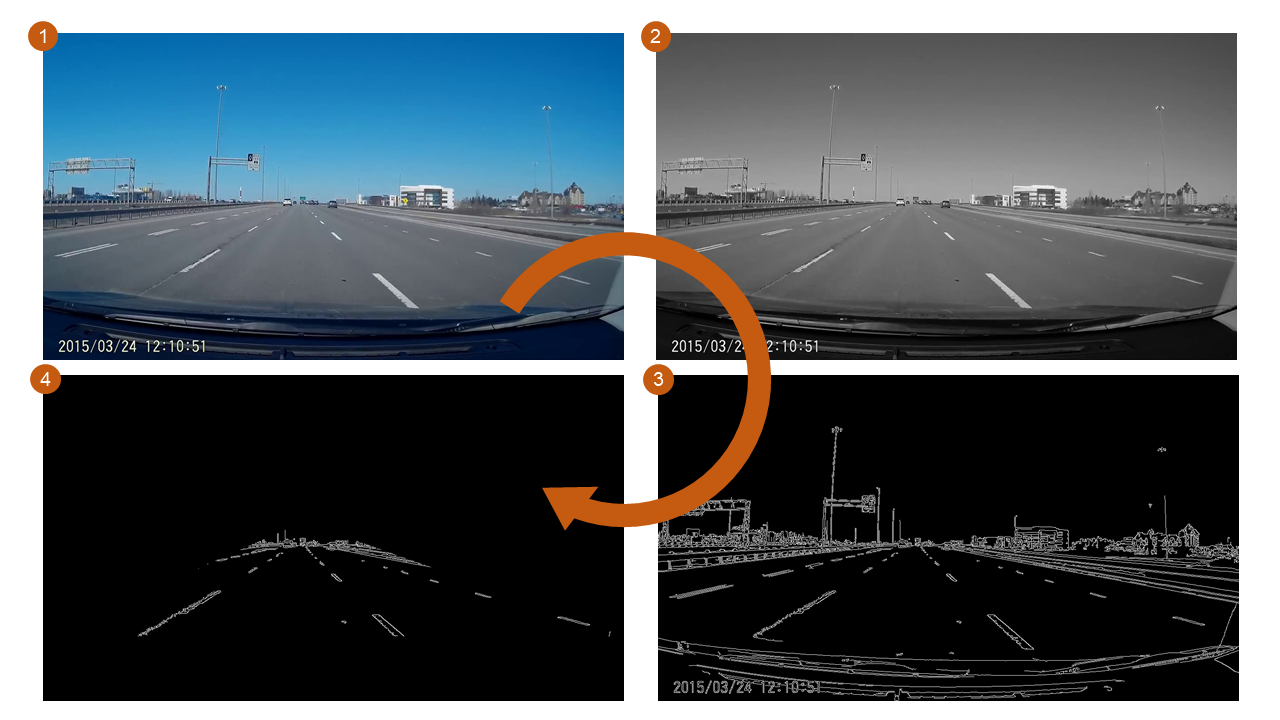
#> input picture images/assets/Slide1.PNG, 1280 x 720 px, given in place of harder_challenge_video.mp4, which was not available
$ python lane_finder.py   (older library calls are emulated)
#> lines starting #> are read from the running program, lines starting #| are printed output that depends on the picture; after the words box and inside, x2 and y2 are one past the last pixel; in counts of white or black regions, pixels touching at a corner belong together; pictures that were not available may be replaced by others from this repository, and a replacement may not be noted
#> further down, image is the input picture: shape (720, 1280, 3); mean B, G, R 95.7, 90.4, 82.3
import cv2
import numpy as np
import math
from datetime import datetime
from matplotlib import pyplot as plt
from collections import deque
temp_dir = "images/detection/detect.jpg"
def compute_hls_white_yellow_binary(image,kernel_size =3):
    """
    Returns a binary thresholded image produced retaining only white and yellow elements on the picture
    The provided image should be in RGB formats
    """
    converted = cv2.cvtColor(image, cv2.COLOR_BGR2HLS)
    lower = np.uint8([  17, 0,   40])
    upper = np.uint8([35, 255, 255])
    yellow_mask = cv2.inRange(converted, lower, upper)

    lower = np.uint8([  0, 210,   0])
    upper = np.uint8([180, 255, 70])
    white_mask = cv2.inRange(converted, lower, upper)

    mask = cv2.bitwise_or(white_mask, yellow_mask)
    return mask

# [80 lines of commented-out code are left out]


def create_queue(length = 10):
    return deque(maxlen=length)


class LANE_LINE:
    def __init__(self):

        self.polynomial_coeff = None
        self.line_fit_x = None
        self.non_zero_x = []
        self.non_zero_y = []
        self.windows = []


class LANE_HISTORY:
    def __init__(self, queue_depth=3, test_points=[50, 300, 500, 700], poly_max_deviation_distance=150):
        self.lane_lines = create_queue(queue_depth)
        self.smoothed_poly = None
        self.test_points = test_points
        self.poly_max_deviation_distance = poly_max_deviation_distance
        self.lost = False
        self.lost_count = 0
        self.max_lost_count = queue_depth

    # [27 lines left out: function append, not called in this run]

    def get_smoothed_polynomial(self):
        all_coeffs = np.asarray(list(map(lambda lane_line: lane_line.polynomial_coeff, self.lane_lines)))
        self.smoothed_poly = np.mean(all_coeffs, axis=0)
        return self.smoothed_poly


class LANE_DETECTION:
    """
    The AdvancedLaneDetectorWithMemory is a class that can detect lines on the road
    """
    UNWARPED_SIZE :(int,int)
    WRAPPED_WIDTH  :  int
    _pip_size=(int,int)
    _pip__x_offset=20
    _pip__y_offset=10
    img_dimensions=(int,int)
    temp_dir = "./images/detection/"
    windows_per_line = 27
    vanishing_point:(int,int)
    real_world_lane_size_meters=(32, 3.7)
    def __init__(self,  img ):
        self.objpts = None
        self.imgpts = None
        self.lane_roi = None
        # IMAGE PROPERTIES
        self.image =  img
        self.img_dimensions =  (self.image.shape[0], self.image.shape[1])
        self.UNWARPED_SIZE  = (int(self.img_dimensions[1]*1),int(self.img_dimensions[1]*0.95))
        self.WRAPPED_WIDTH =  int(self.img_dimensions[1]*0.1)
        self.calc_perspective()

        self.window_half_width = int(self.img_dimensions[1]*0.09)
        self.lb = int(0.20*self.img_dimensions[1])
        self.ub = int(0.35*self.img_dimensions[1])
        x =  np.linspace(0,self.ub -self.lb-1, self.ub -self.lb)
        self.parabola = -5*x*(x+self.lb -self.ub)
        self._pip_size = (int(self.image.shape[1] * 0.2), int(self.image.shape[0]*0.2))
        self.sliding_window_recenter_thres=4
        # LANE PROPERTIES
        # We can pre-compute some data here
        # self.ym_per_px = self.real_world_lane_size_meters[0] / self.img_dimensions[0]
        # self.xm_per_px = self.real_world_lane_size_meters[1] / self.lane_width_px
        self.ploty = np.linspace(0, self.UNWARPED_SIZE[0] - 1, self.UNWARPED_SIZE[0])
        self.previous_left_lane_line = None
        self.previous_right_lane_line = None
        self.previous_left_lane_lines = LANE_HISTORY()
        self.previous_right_lane_lines = LANE_HISTORY()
        self.total_img_count = 0
        self.margin_red = 0.995

    def calc_perspective(self, verbose =  True):
#> called with verbose = True
        roi = np.zeros((self.img_dimensions[0], self.img_dimensions[1]), dtype=np.uint8) # 720 , 1280
        roi_points = np.array([[0, self.img_dimensions[0]*12//13],
                    # [0, self.img_dimensions[0]],
                    # [self.img_dimensions[1],self.img_dimensions[0]],
                    [self.img_dimensions[1], self.img_dimensions[0]*12//13],
                    [self.img_dimensions[1]*13//23,self.img_dimensions[0]*13//23],
                    [self.img_dimensions[1]*11//23,self.img_dimensions[0]*13//23]], dtype=np.int32)
        cv2.fillPoly(roi, [roi_points], 1)
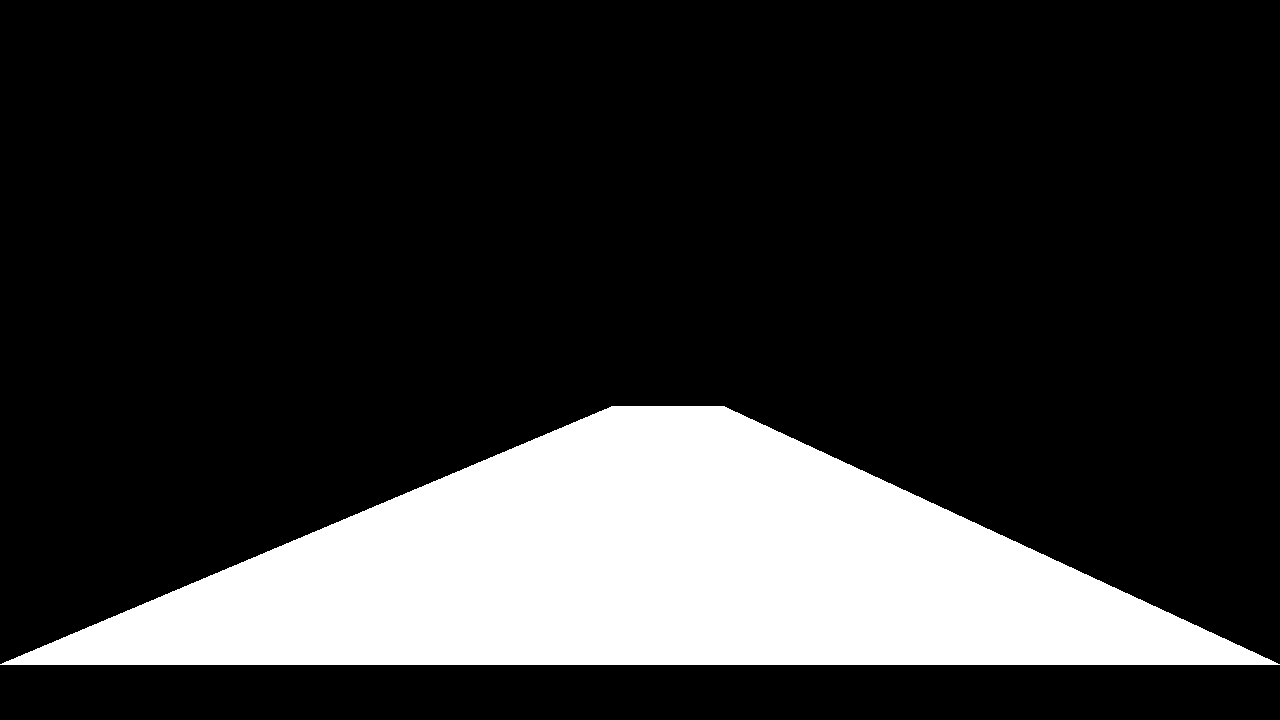
#> roi: shape (720, 1280); values 0 (black) and 1 (white), 19.6% white; 1 white region, box (x1, y1, x2, y2) and area: (0, 406, 1280, 665) 180588
        x = np.linspace(0,self.img_dimensions[0]-1,self.img_dimensions[0])
        grad= np.tile(5*x,self.img_dimensions[1]).reshape((self.img_dimensions[0], self.img_dimensions[1]))

        self.lane_roi = np.zeros((self.img_dimensions[0], self.img_dimensions[1]), dtype=np.uint8)
        Lhs = np.zeros((2,2), dtype= np.float32)
        Rhs = np.zeros((2,1), dtype= np.float32)
        grey = cv2.cvtColor(self.image, cv2.COLOR_BGR2GRAY)
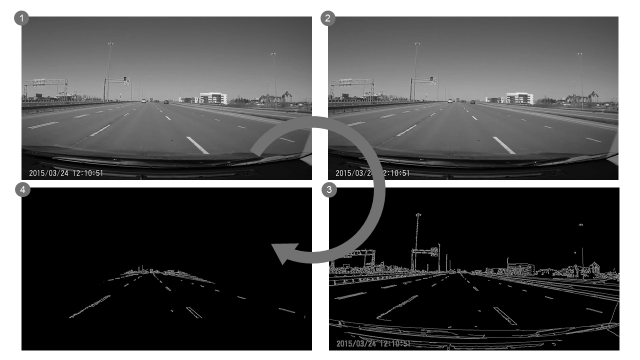
#> grey: shape (720, 1280) (shown at 1/2 size); min 0, max 255, mean 88.6
        mn_hsl = np.median(grey) #grey.median()
#> mn_hsl = 86
        edges = cv2.Canny(grey, int(mn_hsl*2), int(mn_hsl*.4))
#> edges: shape (720, 1280); 5.5% white in thin lines or dots, all inside (x1, y1, x2, y2) = (28, 21, 1240, 702)
        # edges = cv2.Canny(grey[:, :, 1], 500, 400)

        cv2.imwrite(self.temp_dir+"mask.jpg", grey*roi)
        cv2.imwrite(self.temp_dir+"mask.jpg", edges*roi)
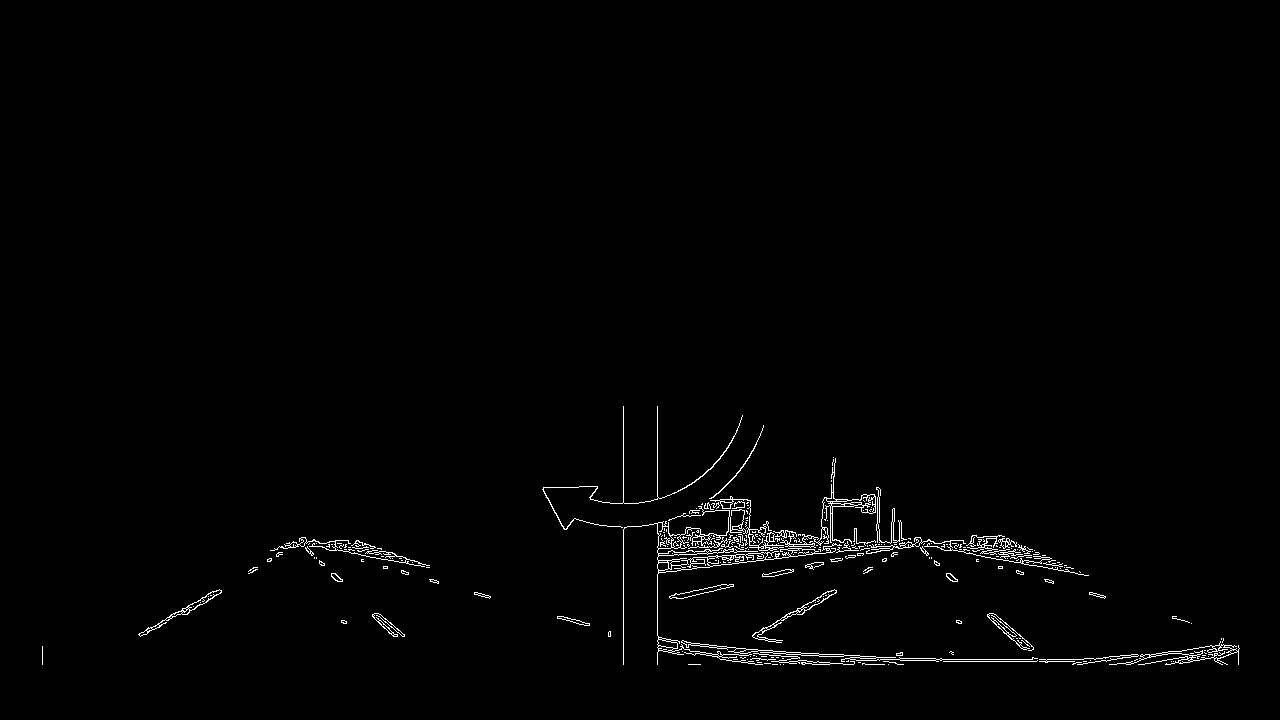
#> saved as mask.jpg: shape (720, 1280); 1.1% white in thin lines or dots, all inside (x1, y1, x2, y2) = (42, 406, 1240, 665)

        lines = cv2.HoughLinesP(edges*roi,rho =19,theta = 3* np.pi/180,threshold = 7,minLineLength = 240,maxLineGap = 25)
#> lines = [[728, 526, 1053, 560], [728, 525, 1049, 559], [717, 648, 965, 661]]

        img2 =  self.image.copy()
        # print(lines)
        for line in lines:

            for x1, y1, x2, y2 in line:
                cv2.line(img2,(x1,y1),(x2,y2),(255,0,0),2)
                normal = np.array([[-(y2-y1)], [x2-x1]], dtype=np.float32)
                normal /=np.linalg.norm(normal)
                point = np.array([[x1],[y1]], dtype=np.float32)
                outer = np.matmul(normal, normal.T)
                Lhs += outer
                Rhs += np.matmul(outer, point)
#> this loop made 3 passes
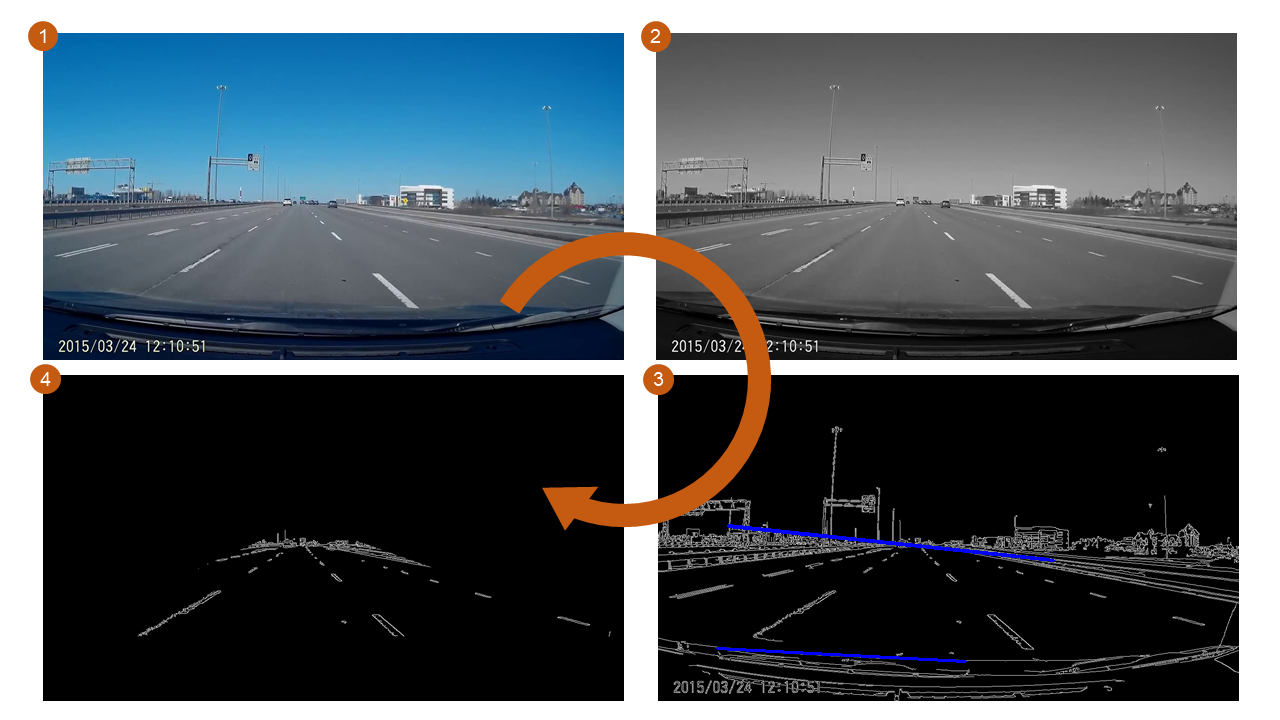
#> img2: shape (720, 1280, 3); 0.21% of pixels changed, all inside (x1, y1, x2, y2) = (716, 524, 1055, 663)
#> after the loop, Lhs = [[0.0247, -0.261], [-0.261, 2.98]]; Rhs = [-125.4, 1496.6]
        self.vanishing_point= np.matmul(np.linalg.inv(Lhs),Rhs).reshape(2)
#> self.vanishing_point = [3056.2, 770.6]
#> (the rest of the program and of its run is left out)
